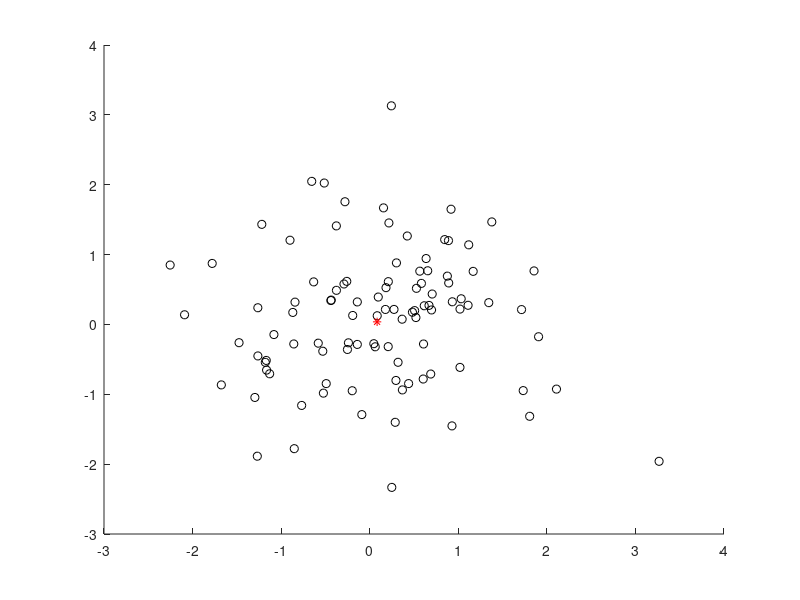
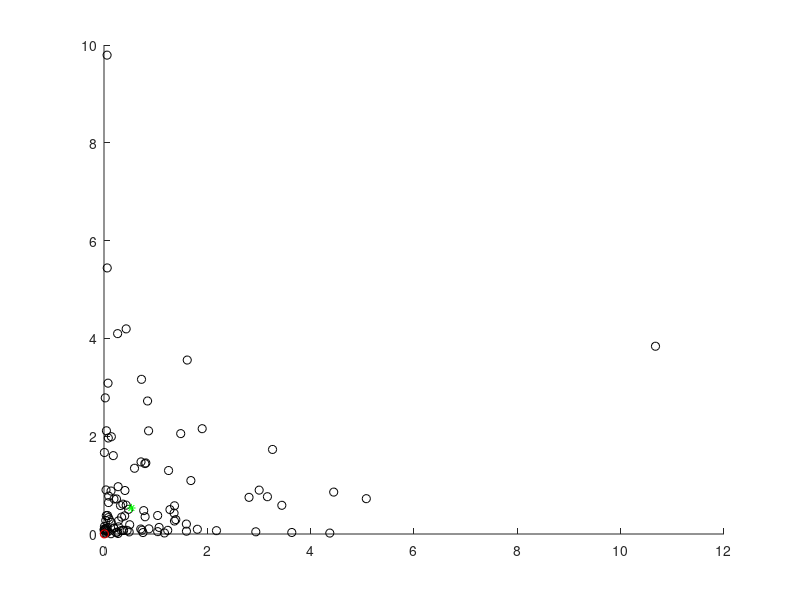

Write the MATLAB code that produced these figures, in order.
% Compare STA in two different distributions

stim1 = randn(100,2);
resps = rand(100,1);

STA1 = mean(stim1 .* repmat(resps,1,2));

M = [15 3; .5 .5];

stim2 = stim1 * M';
stim2 = stim1.^2;
STA2 = mean(stim2 .* repmat(resps,1,2));
STA2_trans = STA1 * M';
STA2_trans = STA1.^2;

figure(1); clf; hold on;
plot(stim1(:,1),stim1(:,2),'ko')
plot(STA1(1),STA1(2),'r*')

figure(2); clf; hold on;
plot(stim2(:,1),stim2(:,2),'ko')
plot(STA2(1),STA2(2),'g*')
plot(STA2_trans(1),STA2_trans(2),'ro')



